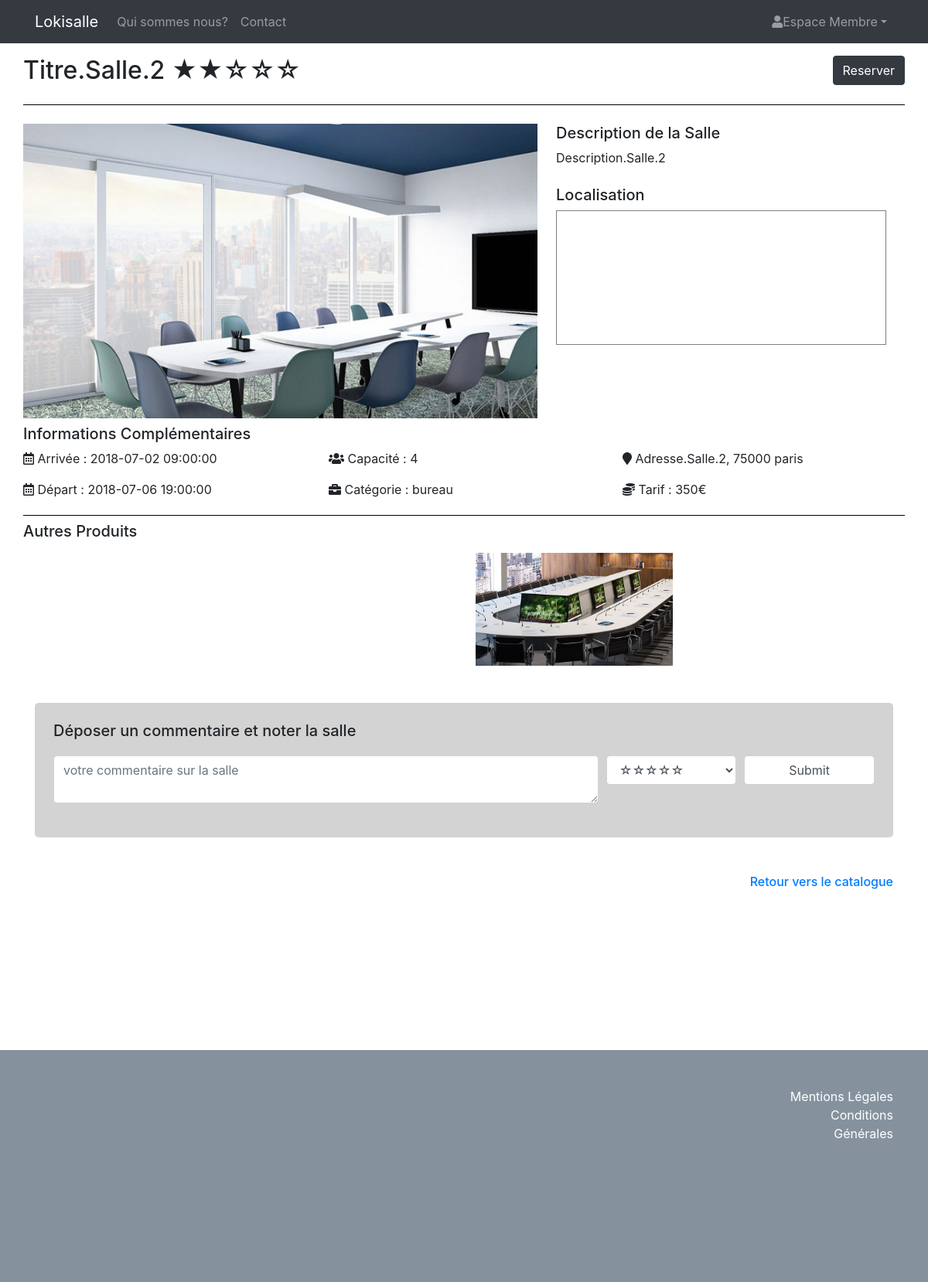
Screenshot of /fiche_produit.php?id_produit=2 with the database file from the repository.
### tables this page shows
CREATE TABLE salle(
    id_salle int(3) NOT NULL AUTO_INCREMENT,
    titre VARCHAR(200) NOT NULL,
    description text,
    photo VARCHAR(200),
    pays VARCHAR(20),
    ville VARCHAR(20) NOT NULL,
    adresse VARCHAR(50) NOT NULL,
    cp int(5) NOT NULL,
    capacite INT(3) NOT NULL,
    categorie ENUM('réunion','bureau','formation') NOT NULL,
    PRIMARY KEY (id_salle)
);

CREATE TABLE produit(
    id_produit INT(3) NOT NULL AUTO_INCREMENT,
    id_salle INT(3) NOT NULL,
    date_arrivee DATETIME NOT NULL,
    date_depart DATETIME DEFAULT NULL,
    prix int(5) NOT NULL,
    etat ENUM('libre','reservation') NOT NULL,
    PRIMARY KEY (id_produit)
);

### inc/fonction.inc.php (called while the page is built, shortened)
<?php
function execute_requete($req){
    global $pdo;
    $resultat = $pdo->query($req);
    return $resultat;
}
function userConnect(){
        if( !isset($_SESSION['membre']) ){
                return false;
        }
        else{
                return true;
        }
}
?>

### fiche_produit.php (the view, shortened to what this page needs)
<?php require_once('inc/header.inc.php');?>
<?php
if( isset($_GET['id_produit']) ){
  $resproduit = execute_requete(
    "SELECT *
    FROM produit
    WHERE id_produit = '$_GET[id_produit]' ");
  $produit = $resproduit->fetch(PDO::FETCH_ASSOC);
  $ressalle = execute_requete(
    "SELECT *
    FROM salle
    WHERE id_salle = (
      SELECT id_salle
      FROM produit
      WHERE id_produit = '$_GET[id_produit]')");
  $salle = $ressalle->fetch(PDO::FETCH_ASSOC);
  $resNote = execute_requete(
    "SELECT ROUND(AVG(note))
    AS note
    FROM avis
    WHERE id_salle = $produit[id_salle]
    ");
    $moyenne = $resNote->fetch(PDO::FETCH_ASSOC);
    $etoilevide = 5 - $moyenne['note'];
  $enTete = $salle['titre'].' ';
  for ($i=0; $i < $moyenne['note']; $i++) {
    $enTete .= '★';
  }
  for ($i=0; $i < $etoilevide; $i++) {
    $enTete .= '☆';
  }
}else{ header('location:index.php'); exit(); }
$btn_reza = '';
if(userConnect()){
$btn_reza .= '
<form method="POST" action="fiche_produit.php?id_produit='. $produit['id_produit'] .'">
  <input type="text" name="membreID" value="'. $_SESSION['membre']['id_membre'] .'" style="display:none">
  <input type="text" name="produitID" value="'. $produit['id_produit'] .'" style="display:none">
  <input type="submit" class="btn btn-dark float-right" name="reservation" value="Reserver">
</form>';
}else{
  $btn_reza .= '
<form method="GET" action="connexion.php">
  <input type="submit" class="btn btn-dark float-right" name="reservation" value="Reserver">
</form>';
}
$vignettes = '';
$r_vignettes = execute_requete(
  "SELECT
  MIN(id_produit)
  AS MIN,
  MAX(id_produit)
  AS MAX
  FROM produit");
$proposition = $r_vignettes->fetch(PDO::FETCH_ASSOC);
for ($i=0;$i<4;$i++){
  do{
    $id_random = rand($proposition['MIN'], $proposition['MAX']);
    $r_random = execute_requete(
      "SELECT
      produit.id_produit,
      produit.etat,
      salle.photo
      FROM produit
      JOIN salle
      ON produit.id_salle = salle.id_salle
      WHERE produit.id_produit = $id_random");
    $photo = $r_random->fetch(PDO::FETCH_ASSOC);
  }while($produit['id_produit'] == $id_random || $photo['etat'] === 'reservation' || $photo['id_produit'] == NULL);
  $vignettes .= '
  <div class="col-md-3">
    <a href="fiche_produit.php?id_produit='. $photo['id_produit'] .'"><img src="'. $photo['photo'] .'"  alt="" class="w-100"></a>
  </div>';
}
?>
        <div class="row mt-3">
          <div class="col-md-7 px-0">
            <h2>
              <?= $enTete ?>
            </h2>
          </div>
          <div class="col-md-5 px-0">
            <?= $btn_reza ?>
          </div>
         </div>
          <div class="row mt-3">
            <div class="col-md-12 px-0" style="height:2px; width:100%; border-bottom: 1px solid black;"></div>
          </div>
          <div class="row mt-4">
            <div class="col-md-7 px-0">
              <img src="<?php echo $salle['photo']; ?>" alt="" class="w-100"></a>
            </div>
            <div class="col-md-5 px-4">
              <div class="description">
                <h5>Description de la Salle</h5>
                  <p>
                    <?php echo $salle['description']?>
                  </p>
                <h5 class="mt-4">Localisation</h5>
                <iframe src="https://www.google.com/maps?q=<?php echo $salle['adresse'] . ' ' . $salle['cp'] . ' ' . $salle['ville']; ?>&amp;output=embed" height="174" frameborder="0" style="border:1px solid grey; width:100%;"></iframe>
              </div>
            </div>
          </div>
          <div class="row mt-2">
            <div class="col-md-12 px-0">
              <h5>Informations Complémentaires</h5>
            </div>
          </div>
          <div class="row">
            <div class="col-md-4 px-0">
              <p><i class="far fa-calendar-alt"></i> Arrivée : <?php echo $produit['date_arrivee'];?></p>
              <p><i class="far fa-calendar-alt"></i> Départ : <?php echo $produit['date_depart'];?></p>
            </div>
            <div class="col-md-4">
              <p><i class="fas fa-users"></i> Capacité : <?php echo $salle['capacite'];?></p>
              <p><i class="fas fa-briefcase"></i> Catégorie : <?php echo $salle['categorie'];?></p>
            </div>
            <div class="col-md-4">
              <p><i class="fas fa-map-marker"></i> <?php echo $salle['adresse']. ', '. $salle['cp'] . ' '. $salle['ville'];?></p>
              <p> <i class="fas fa-coins"></i> Tarif : <?php echo $produit['prix'];?>€</p>
            </div>
          </div>
          <div class="row mt-1">
            <div class="col-md-12 px-0" style="height:2px; width:100%; border-bottom: 1px solid black;"></div>
          </div>
          <div class="row mt-2">
            <div class="col-md-12 px-0">
              <h5>Autres Produits</h5>
            </div>
          </div>
          <div class="row mt-2">
            <?= $vignettes ?>
          </div>
         <section id="commentaire" style="background:lightgrey; border-radius:5px;" class="px-4 py-4 mt-5">
            <div class="row">
              <div class="col-md-12">
                <h5 class="mb-3">Déposer un commentaire et noter la salle</h5>
              </div>
            </div>
          <form method="POST"  action="fiche_produit.php?id_produit=<?php echo $produit['id_produit']; ?>">
            <div class="form-row">
              <div class="col-sm-8 my-1">
                 <div class="form-group">
                      <textarea class="form-control" name="commentaire" id="commentaire" placeholder="votre commentaire sur la salle"></textarea>
                  </div>
               </div>
               <div class="col-sm-2 my-1">
                 <select class="form-control" id="note" name="note">
                   <option value="0" selected>☆☆☆☆☆</option>
                 </select>
              </div>
              <div class="col-sm-2 my-1">
                 <div class="form-group">
                     <input type="submit" class="form-control" name="notation">
                  </div>
                 </div>
            </div>
         </form>
      </section>
         <div class="row mt-5">
            <div class="col-md-12">
              <h6 class="float-right"><a href="index.php">Retour vers le catalogue</a></h6>
            </div>
          </div>
<?php require_once('inc/footer.inc.php');?>

### assets/css/shop-homepage.css (style rules this page uses)
body { padding-top: 54px; }
@media (min-width: 992px) { body { padding-top: 56px; } }

### rows the page displays
salle: photo (picture), description "Description.Salle.2", capacite "4", categorie "bureau", adresse "Adresse.Salle.2", cp "75000", ville "paris"
produit: date_arrivee "2018-07-02 09:00:00", date_depart "2018-07-06 19:00:00", prix "350"
produit: id_salle.photo (picture)

### other values shown
$enTete "Titre.Salle.2 ★★☆☆☆"
